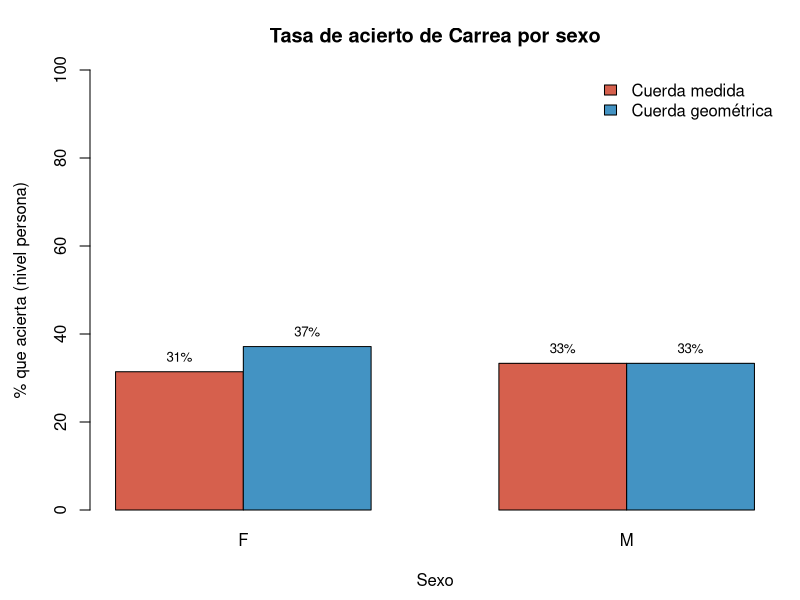
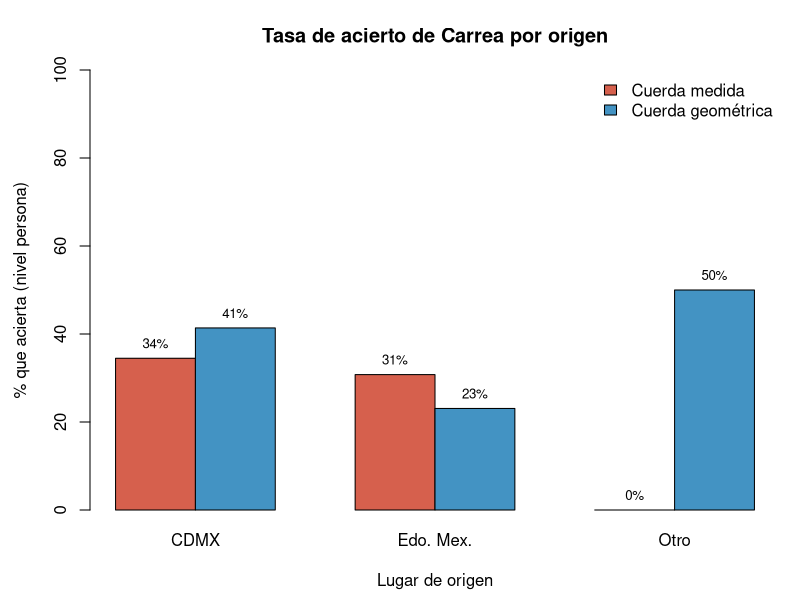
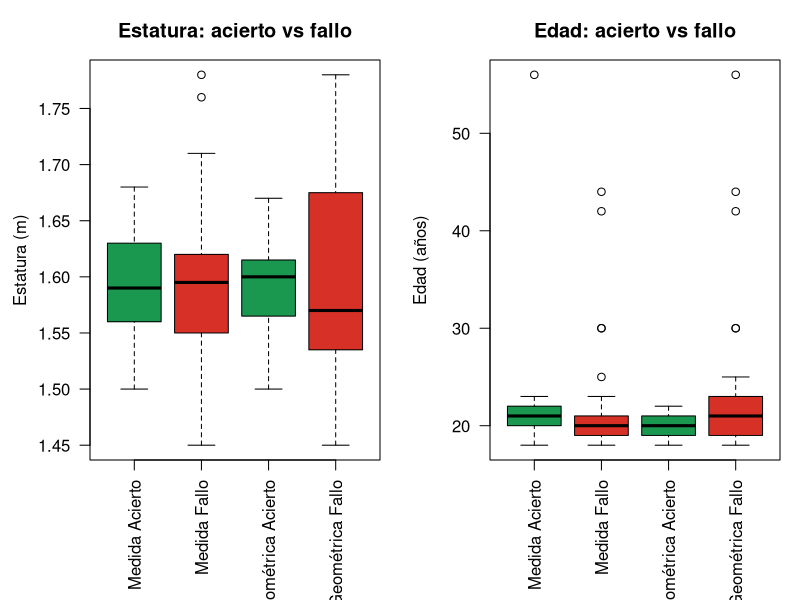

The R source for these figures, in order:
# ================================================================
# Características DEMOGRÁFICAS de aciertos vs fallos del método de Carrea
# ================================================================
# Pregunta: ¿comparten algún rasgo demográfico (sexo, edad, estatura,
# lugar de origen) las personas cuya estimación de Carrea es CORRECTA
# (la estatura real cae dentro de [Tmin, Tmax]) frente a las que no?
#
# Se analizan los DOS modelos: cuerda MEDIDA (acierto_med, modelo original)
# y cuerda GEOMÉTRICA (acierto_geo). Los rangos e indicadores de acierto ya
# vienen materializados en resultados/estimaciones_cuerda_geometrica.csv.
# El análisis se hace por hemiarcada (H3, H4) porque el acierto se define
# por hemiarcada, y a nivel PERSONA (acierto en al menos una hemiarcada).
# ================================================================

library(dplyr)
est <- read.csv("resultados/estimaciones_cuerda_geometrica.csv",
                stringsAsFactors = FALSE, check.names = FALSE)

dir_fig <- "reporte/figuras"
if (!dir.exists(dir_fig)) dir.create(dir_fig, recursive = TRUE)

# Normalizar el lugar de origen: "CDMX" y "Ciudad de México" son el mismo
# lugar con etiqueta distinta según la fuente.
norm_origen <- function(x) {
  x <- trimws(x)
  dplyr::case_when(
    x %in% c("CDMX", "Ciudad de México") ~ "CDMX",
    x == "Estado de México"              ~ "Edo. Mex.",
    TRUE                                 ~ "Otro"
  )
}

est <- est %>% mutate(origen = norm_origen(Lugar_origen))

# ----------------------------------------------------------------
# Resúmenes y pruebas para un indicador de acierto (columna ok)
# ----------------------------------------------------------------
resumen_demo <- function(d, ok) {
  d %>% mutate(grupo = ifelse(.data[[ok]] == 1, "ACIERTO", "FALLO")) %>%
    group_by(grupo) %>% summarise(
      n            = n(),
      pct_F        = round(mean(Sexo == "F") * 100, 0),
      pct_M        = round(mean(Sexo == "M") * 100, 0),
      edad_media   = round(mean(Edad, na.rm = TRUE), 1),
      edad_sd      = round(sd(Edad,  na.rm = TRUE), 1),
      edad_mediana = median(Edad, na.rm = TRUE),
      estatura_m   = round(mean(Estatura), 3),
      estatura_sd  = round(sd(Estatura), 3),
      pct_CDMX     = round(mean(origen == "CDMX") * 100, 0),
      pct_EdoMex   = round(mean(origen == "Edo. Mex.") * 100, 0),
      pct_Otro     = round(mean(origen == "Otro") * 100, 0),
      .groups = "drop"
    ) %>% as.data.frame()
}

tests_demo <- function(d, ok) {
  d <- d %>% mutate(grupo = ifelse(.data[[ok]] == 1, "ACIERTO", "FALLO"))
  p <- function(expr) tryCatch(suppressWarnings(expr), error = function(e) NA_real_)
  data.frame(
    sexo_fisher_p     = round(p(fisher.test(table(d$grupo, d$Sexo))$p.value), 3),
    origen_fisher_p   = round(p(fisher.test(table(d$grupo, d$origen))$p.value), 3),
    edad_wilcox_p     = round(p(wilcox.test(Edad ~ grupo, data = d)$p.value), 3),
    estatura_wilcox_p = round(p(wilcox.test(Estatura ~ grupo, data = d)$p.value), 3)
  )
}

reporta <- function(d, etq, ok) {
  na <- sum(d[[ok]] == 1); nf <- sum(d[[ok]] == 0)
  cat(sprintf("\n----- %s: %d aciertos vs %d fallos -----\n", etq, na, nf))
  print(resumen_demo(d, ok), row.names = FALSE)
  cat("Pruebas (p-value):\n"); print(tests_demo(d, ok), row.names = FALSE)
}

# ---- nivel PERSONA: acierto si cae en el rango en >=1 hemiarcada ----
persona <- est %>%
  group_by(ID) %>%
  summarise(Sexo = first(Sexo), Edad = first(Edad),
            Estatura = first(Estatura), origen = first(origen),
            acierto_med = as.integer(any(acierto_med == 1)),
            acierto_geo = as.integer(any(acierto_geo == 1)),
            .groups = "drop") %>% as.data.frame()

for (modelo in list(c(ok = "acierto_med", nom = "CUERDA MEDIDA (modelo original)"),
                    c(ok = "acierto_geo", nom = "CUERDA GEOMÉTRICA"))) {
  cat(sprintf("\n================ %s ================\n", modelo["nom"]))
  reporta(est %>% filter(hemiarcada == "H3"), "H3 (31-33)", modelo["ok"])
  reporta(est %>% filter(hemiarcada == "H4"), "H4 (41-43)", modelo["ok"])
  reporta(persona, "PERSONA (>=1 hemiarcada)", modelo["ok"])
}

# ================================================================
# Figuras (nivel persona; comparan cuerda medida vs geométrica)
# ================================================================
COL_MED <- "#D6604D"   # cuerda medida
COL_GEO <- "#4393C3"   # cuerda geométrica

tasa_por <- function(grpvar) {
  rbind(Medida     = tapply(persona$acierto_med, persona[[grpvar]], mean) * 100,
        Geometrica = tapply(persona$acierto_geo, persona[[grpvar]], mean) * 100)
}

# (1) Tasa de acierto por SEXO
# png(file.path(dir_fig, "demo_aciertos_sexo.png"), width = 1000, height = 700, res = 130)
par(mar = c(4.5, 4.5, 3.5, 1))
m <- tasa_por("Sexo")
bp <- barplot(m, beside = TRUE, col = c(COL_MED, COL_GEO), ylim = c(0, 100),
              ylab = "% que acierta (nivel persona)", xlab = "Sexo",
              main = "Tasa de acierto de Carrea por sexo")
text(bp, m, labels = sprintf("%.0f%%", m), pos = 3, cex = 0.8)
legend("topright", c("Cuerda medida", "Cuerda geométrica"),
       fill = c(COL_MED, COL_GEO), bty = "n")
# dev.off()

# (2) Tasa de acierto por ORIGEN
# png(file.path(dir_fig, "demo_aciertos_origen.png"), width = 1000, height = 700, res = 130)
par(mar = c(4.5, 4.5, 3.5, 1))
m <- tasa_por("origen")
bp <- barplot(m, beside = TRUE, col = c(COL_MED, COL_GEO), ylim = c(0, 100),
              ylab = "% que acierta (nivel persona)", xlab = "Lugar de origen",
              main = "Tasa de acierto de Carrea por origen")
text(bp, m, labels = sprintf("%.0f%%", m), pos = 3, cex = 0.8)
legend("topright", c("Cuerda medida", "Cuerda geométrica"),
       fill = c(COL_MED, COL_GEO), bty = "n")
# dev.off()

# (3) Estatura y edad: distribución en aciertos vs fallos (ambos modelos)
long <- function(ok) data.frame(
  estatura = persona$Estatura, edad = persona$Edad,
  grupo = ifelse(persona[[ok]] == 1, "Acierto", "Fallo"))
bx <- rbind(cbind(long("acierto_med"), modelo = "Medida"),
            cbind(long("acierto_geo"), modelo = "Geométrica"))
bx$cat <- factor(paste(bx$modelo, bx$grupo),
                 levels = c("Medida Acierto", "Medida Fallo",
                            "Geométrica Acierto", "Geométrica Fallo"))
cols4 <- c("#1A9850", "#D73027", "#1A9850", "#D73027")

# png(file.path(dir_fig, "demo_aciertos_estatura_edad.png"), width = 1300, height = 650, res = 130)
par(mfrow = c(1, 2), mar = c(7, 4.5, 3, 1))
boxplot(estatura ~ cat, data = bx, col = cols4, las = 2, xlab = "",
        ylab = "Estatura (m)", main = "Estatura: acierto vs fallo")
boxplot(edad ~ cat, data = bx, col = cols4, las = 2, xlab = "",
        ylab = "Edad (años)", main = "Edad: acierto vs fallo")
par(mfrow = c(1, 1))
# dev.off()

cat("\nFiguras guardadas en", dir_fig, "(demo_aciertos_*.png)\n")
